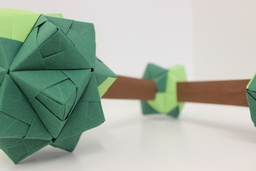
#> input picture opencv/greenpaper.JPG, 256 x 171 px, shrunk from 5184 x 3456 before the run
$ python colorsplash.py greenpaper.JPG 100 5 5   (Python 2 division)
#> lines starting #> are read from the running program, lines starting #| are printed output that depends on the picture
import cv2 as cv
import numpy as np
import sys

# The MIT License (MIT)
# Copyright (c) 2016 Vladimir Ignatev
#
# Permission is hereby granted, free of charge, to any person obtaining
# a copy of this software and associated documentation files (the "Software"),
# to deal in the Software without restriction, including without limitation
# the rights to use, copy, modify, merge, publish, distribute, sublicense,
# and/or sell copies of the Software, and to permit persons to whom the Software
# is furnished to do so, subject to the following conditions:
#
# The above copyright notice and this permission notice shall be included
# in all copies or substantial portions of the Software.
#
# THE SOFTWARE IS PROVIDED "AS IS", WITHOUT WARRANTY OF ANY KIND, EXPRESS OR IMPLIED,
# INCLUDING BUT NOT LIMITED TO THE WARRANTIES OF MERCHANTABILITY, FITNESS FOR A PARTICULAR
# PURPOSE AND NONINFRINGEMENT. IN NO EVENT SHALL THE AUTHORS OR COPYRIGHT HOLDERS BE LIABLE
# FOR ANY CLAIM, DAMAGES OR OTHER LIABILITY, WHETHER IN AN ACTION OF CONTRACT, TORT
# OR OTHERWISE, ARISING FROM, OUT OF OR IN CONNECTION WITH THE SOFTWARE
# OR THE USE OR OTHER DEALINGS IN THE SOFTWARE.

def progress(count, total, status=''):
    bar_len = 60
    filled_len = int(round(bar_len * count / float(total)))

    percents = round(100.0 * count / float(total), 1)
    bar = '=' * filled_len + '-' * (bar_len - filled_len)

    sys.stdout.write('[%s] %s%s ...%s\r' % (bar, percents, '%', status))
sys.stdout.flush() # As suggested by Rom Ruben (see: http://stackoverflow.com/questions/3173320/text-progress-bar-in-the-console/27871113#comment50529068_27871113)


# David and Ryan's Code follows:


# change this to change how many edges get detected
THRESHOLD = 70 # more edges at 10, but also more noise

if(len(sys.argv) == 1):
	print "Please specify an image file."
	sys.exit()
elif(len(sys.argv) < 5):
	print "Please specify an image file, threshold, row, and column for the color splash."
	sys.exit()
elif(len(sys.argv) > 5):
	print "Too many arguements passed."
	sys.exit()

img = cv.imread(sys.argv[1])
#> img is the input picture: shape (171, 256, 3); mean B, G, R 163, 177.2, 165.2
THRESHOLD = int(sys.argv[2])
color_row = int(sys.argv[3])
color_col = int(sys.argv[4])

if img is None:
	print "File not found."
	sys.exit()

height = img.shape[0]
#> height = 171
width = img.shape[1]
#> width = 256

base_blue = int(img[color_row, color_col, 0])
#> base_blue = 216
base_green = int(img[color_row, color_col, 1])
#> base_green = 220
base_red = int(img[color_row, color_col, 2])
#> base_red = 225
base_purp = (base_blue + base_red) / 2
#> base_purp = 220
base_turq = (base_blue + base_green) / 2
#> base_turq = 218
base_yell = (base_red + base_green) / 2
#> base_yell = 222

for row in range(height):
	for col in range(width):
		blue = int(img[row,col,0])
		green = int(img[row,col,1])
		red = int(img[row,col,2])
                purp = (blue + red) / 2
                turq = (blue + green) / 2
                yell = (red + green) / 2
                avg = (blue + green + red)/3
                if ((abs(base_blue - blue) > THRESHOLD and abs(base_purp - purp) > THRESHOLD and abs(base_turq - turq) > THRESHOLD) or (abs(base_green - green) > THRESHOLD and abs(base_turq - turq) > THRESHOLD and abs(base_yell - yell) > THRESHOLD) or (abs(base_red - red) > THRESHOLD and abs(base_yell - yell) > THRESHOLD and abs(base_purp - purp) > THRESHOLD)):
		    img.itemset((row,col,0),avg)
                    img.itemset((row,col,1),avg)
		    img.itemset((row,col,2),avg)

		progress(row, height)
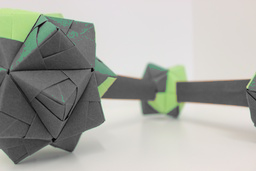
#> img: shape (171, 256, 3); mean B, G, R 164.4, 171.1, 169.6

cv.imwrite('colorsplash.jpg', img)
print("")


#TODO: read in filename, threshold, and (row, col) coordinates from the command line -- like maybe: 'python colorsplash.py greenpaper.JPG 25 1345 672' and incorporate those values into making the colorsplash
